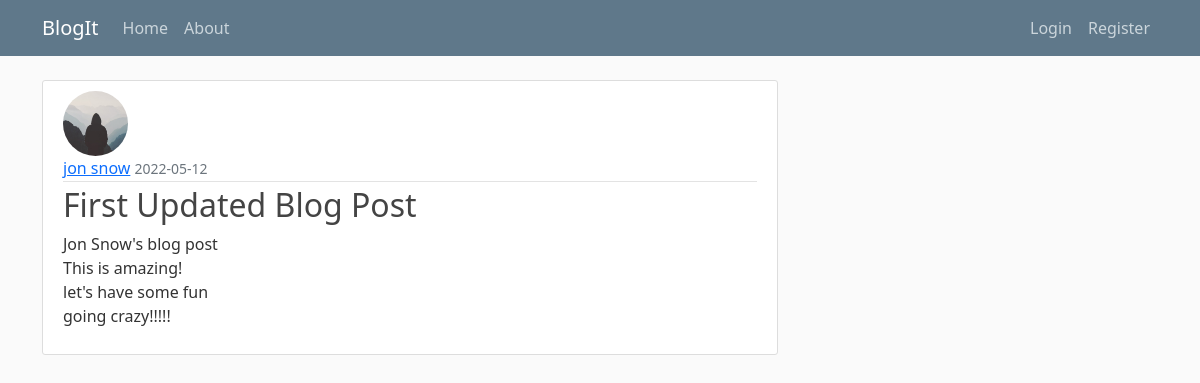
Screenshot of /post/2 with the database file from the repository.
### flaskblog/models.py (models this page shows, shortened)
class User(db.Model, UserMixin):
    id = db.Column(db.Integer, primary_key=True)        # setting column id of type integer and making it a primary key by setting primary_key contraint to True
    username = db.Column(db.String(20), unique=True, nullable=False)
    email = db.Column(db.String(120), unique=True, nullable=False)
    image_file = db.Column(db.String(20), nullable=False, default='default.jpg')
    password = db.Column(db.String(60), nullable=False)
    posts = db.relationship('Post', backref='author', lazy=True)

class Post(db.Model):
    id = db.Column(db.Integer, primary_key=True)
    title = db.Column(db.String(100), nullable=False)
    date_posted = db.Column(db.DateTime, nullable=False, default=datetime.utcnow)
    content = db.Column(db.Text, nullable=False)
    user_id = db.Column(db.Integer, db.ForeignKey('user.id'), nullable=False)

### flaskblog/posts/routes.py (the view)
@posts.route('/post/<int:post_id>')
def post(post_id):
    post = Post.query.get_or_404(post_id)
    return render_template('post.html', title=post.title, post=post)

### flaskblog/templates/post.html (shortened to what this page needs)
{% extends "layout.html" %}
{% block content %}
	<article class="media content-section">
		<img class="rounded-circle article-img" src="{{ url_for('static', filename='profile_pics/' + post.author.image_file) }}">
		<div class="media-body">
			<div class="article-metadata">
				<a class="mr-2" href="{{ url_for('users.user_posts', username=post.author.username) }}">{{ post.author.username }}</a>
				<small class="text-muted">{{ post.date_posted.strftime('%Y-%m-%d') }}</small>
			</div>
			<h2 class="article-title">{{ post.title }}</h2>
			<p class="article-content">{{ post.content }}</p>
		</div>
	</article>
{% endblock content %}

### flaskblog/static/main.css (style rules this page uses)
body { background: #fafafa; color: #333333; margin-top: 5rem; }
h1, h2, h3, h4, h5, h6 { color: #444444; }
.content-section { background: #ffffff; padding: 10px 20px; border: 1px solid #dddddd; border-radius: 3px; margin-bottom: 20px; }
.article-title { color: #444444; }
.article-content { white-space: pre-line; }
.article-img { height: 65px; width: 65px; margin-right: 16px; }
.article-metadata { padding-bottom: 1px; margin-bottom: 4px; border-bottom: 1px solid #e3e3e3 }

### rows the page displays
User: image_file (placeholder picture), author.username "jon snow"
Post: date_posted "2022-05-12", title "First Updated Blog Post", content "Jon Snow's blog post This is amazing! let's have some fun going crazy!!!!!"
